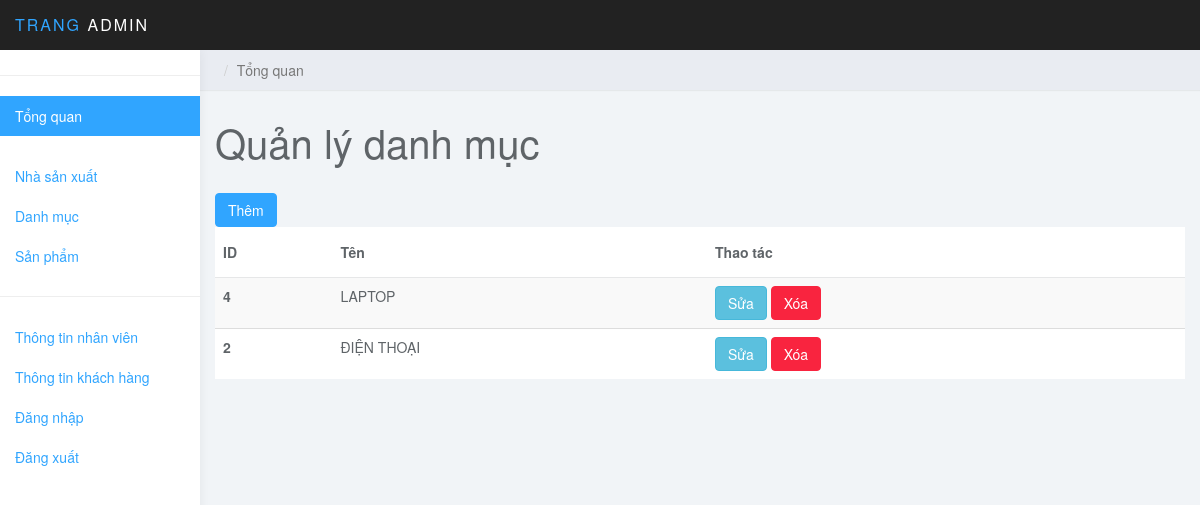
Page /admin/menu/index.php on the committed database.
### tables this page shows
CREATE TABLE `menu` (
  `id` int(11) NOT NULL,
  `name` varchar(50) NOT NULL
);

### admin/menu/index.php (the view, shortened to what this page needs)
<?php
include_once "../header.php";
include_once "../sidebar.php";
?>
    <div class="col-sm-9 col-sm-offset-3 col-lg-10 col-lg-offset-2 main">
    <div class="row">
        <ol class="breadcrumb">
            <li class="active">Tổng quan</li>
        </ol>
    </div>
    <div class="row">
        <div class="col-lg-6">
            <h1 class="page-header">Quản lý danh mục</h1>
            <a href="create.php"><button type="button" class="btn btn-primary">Thêm</button></a>
        </div>
    </div>
    <table class="table table-striped">
        <thead>
        <tr>
            <th scope="col">ID</th>
            <th scope="col">Tên</th>
            <th>Thao tác</th>
        </tr>
        </thead>
        <tbody>
        <?php
        include_once "../connect.php";
        $sql = "SELECT * FROM menu ORDER BY id DESC ";
        $row=mysqli_query($connect,$sql);
        foreach ($row as $each) {
        ?>
        <tr>
            <th scope="row"><?php echo $each["id"]?></th>
            <td><?php echo $each["name"]?></td>
            <td>
                <a href="update.php?id=<?php echo $each["id"]?>"><button type="button" class="btn btn-info">Sửa</button></a>
                <a href="delete.php?id=<?php echo $each["id"]?>"><button type="button" class="btn btn-danger">Xóa</button></a>
            </td>
            <?php }
            ?>
        </tr>
        </tbody>
    </table>
<?php
include_once "../footer.php";
?>

### admin/css/styles.css (style rules this page uses)
body { background: #f1f4f7; padding-top: 50px; color: #5f6468; }
a, a:hover, a:focus { color: #30a5ff; }
h1, h2, h3, h4, h5, h6 { color: #5f6468; }
h1 { font-weight: 300; font-size: 40px; }
.btn-primary, .btn-primary:hover, .btn-primary:focus, .btn-primary:active, .btn-primary.active, .open > .dropdown-toggle.btn-primary, .btn-primary.disabled, .btn-primary[disabled], fieldset[disabled] .btn-primary, .btn-primary.disabled:hover, .btn-primary[disabled]:hover, fieldset[disabled] .btn-primary:hover, .btn-primary.disabled:focus, .btn-primary[disabled]:focus, fieldset[disabled] .btn-primary:focus, .btn-primary.disabled:active, .btn-primary[disabled]:active, fieldset[disabled] .btn-primary:active, .btn-primary.disabled.active, .btn-primary[disabled].active, fieldset[disabled] .btn-primary.active { background-color: #30a5ff; border-color: #30a5ff; }
.btn-danger, .btn-danger:hover, .btn-danger:focus, .btn-danger:active, .btn-danger.active, .open > .dropdown-toggle.btn-danger, .btn-danger.disabled, .btn-danger[disabled], fieldset[disabled] .btn-danger, .btn-danger.disabled:hover, .btn-danger[disabled]:hover, fieldset[disabled] .btn-danger:hover, .btn-danger.disabled:focus, .btn-danger[disabled]:focus, fieldset[disabled] .btn-danger:focus, .btn-danger.disabled:active, .btn-danger[disabled]:active, fieldset[disabled] .btn-danger:active, .btn-danger.disabled.active, .btn-danger[disabled].active, fieldset[disabled] .btn-danger.active { background-color: #f9243f; border-color: #f9243f; }
.breadcrumb { border-radius: 0; padding: 10px 15px; background: #e9ecf2; box-shadow: 0 1px 1px rgba(0, 0, 0, .05); margin: 0 ; }
h1.page-header { margin-top: 30px; border-bottom: 0; }
.table { background: #fff; }
.table>thead>tr>th { border-bottom: 1px solid #e6e7e8; vertical-align: middle; height: 50px; }

### rows in the picture
menu: id "4", name "LAPTOP"
menu: id "2", name "ĐIỆN THOẠI"
